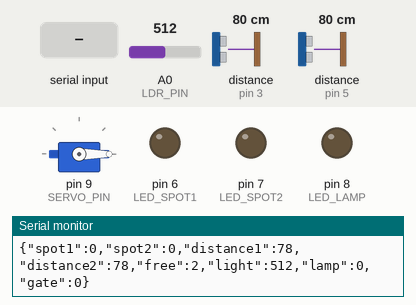
Simulated run of this sketch. Board: Arduino Uno, built with avr-gcc and run on an emulated ATmega328P. On the bench: servo, output pins drawn as LEDs (lit = HIGH), the last lines printed to the serial monitor. Wiring (inferred from the names in the program): 2 × ultrasonic range finder: trigger pin 2, echo pin 3 / trigger pin 4, echo pin 5. The inputs (shaded band) are chosen by the test bench; at power-on: distance to the obstacle (sensors on pin 3, pin 5) 80 cm, A0 (LDR_PIN) = 512. The echo pulse lasts 58.3 µs per cm; pins used as bus, display or sensor lines are not drawn.

Above: at 1.2 s.
1.3 s: "OPEN_GATE" received over Serial
At 2.0 s:
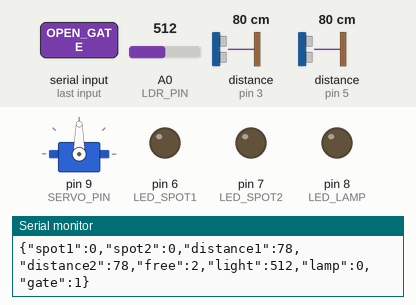
6.9 s: distance to the obstacle (sensor on pin 3) set to 22 cm
9.2 s: distance to the obstacle (sensor on pin 3) set to 18 cm
At 10.3 s:
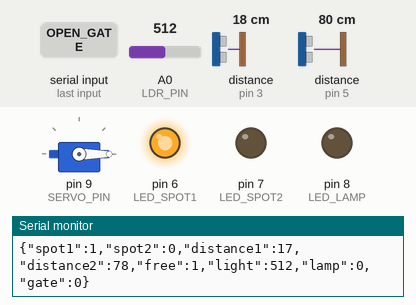
11.5 s: distance to the obstacle (sensor on pin 5) set to 23 cm
13.2 s: distance to the obstacle (sensor on pin 5) set to 18 cm
At 14.4 s:
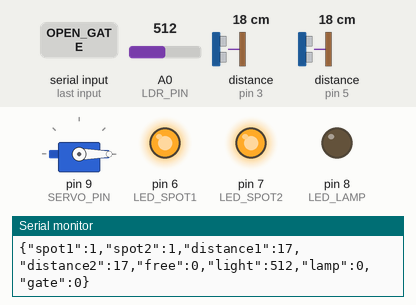
15.5 s: A0 (LDR_PIN) set to 317
17.2 s: A0 (LDR_PIN) set to 282
At 18.7 s:
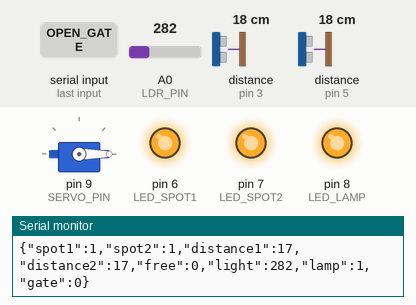
Timing chart, 0 to 20.2 s (numbered marks = the images above; inputs shaded):
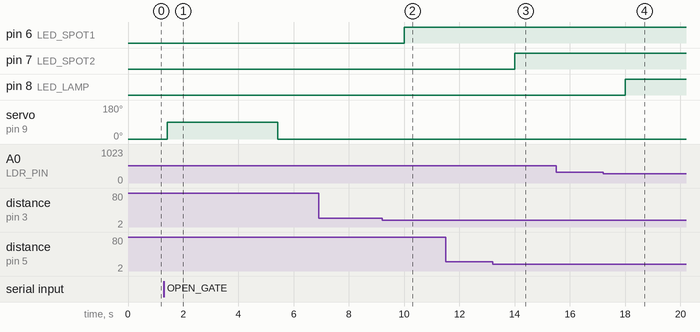

The sketch:

smart_parking_ziv_ben.ino
```cpp
// smart parking system

#include <Servo.h>

#define TRIG1 2
#define ECHO1 3
#define TRIG2 4
#define ECHO2 5
#define LED_SPOT1 6
#define LED_SPOT2 7
#define LED_LAMP 8
#define SERVO_PIN 9
#define LDR_PIN A0

const int OCCUPIED_CM = 20;
const int DARK_LEVEL = 300;
const int TOTAL_SPOTS = 2;

const unsigned long SAMPLE_INTERVAL = 2000;
const unsigned long GATE_OPEN_TIME = 4000;

Servo gate;

long distance1 = 400;
long distance2 = 400;

int spot1 = 0;
int spot2 = 0;
int freeSpots = TOTAL_SPOTS;
int lightValue = 0;
int lampState = 0;

bool gateOpen = false;

unsigned long lastSampleTime = 0;
unsigned long gateOpenedTime = 0;

long readDistance(int trigPin, int echoPin) {
  digitalWrite(trigPin, LOW);
  delayMicroseconds(2);

  digitalWrite(trigPin, HIGH);
  delayMicroseconds(10);
  digitalWrite(trigPin, LOW);

  unsigned long duration = pulseIn(echoPin, HIGH, 30000);

  if (duration == 0) {
    return 400;
  }

  return duration * 0.034 / 2;
}

void sendTelemetry() {
  Serial.print("{\"spot1\":");
  Serial.print(spot1);

  Serial.print(",\"spot2\":");
  Serial.print(spot2);

  Serial.print(",\"distance1\":");
  Serial.print(distance1);

  Serial.print(",\"distance2\":");
  Serial.print(distance2);

  Serial.print(",\"free\":");
  Serial.print(freeSpots);

  Serial.print(",\"light\":");
  Serial.print(lightValue);

  Serial.print(",\"lamp\":");
  Serial.print(lampState);

  Serial.print(",\"gate\":");
  Serial.print(gateOpen ? 1 : 0);

  Serial.println("}");
}

void updateSensors() {
  distance1 = readDistance(TRIG1, ECHO1);
  distance2 = readDistance(TRIG2, ECHO2);

  spot1 = distance1 < OCCUPIED_CM ? 1 : 0;
  spot2 = distance2 < OCCUPIED_CM ? 1 : 0;
  freeSpots = TOTAL_SPOTS - spot1 - spot2;

  digitalWrite(LED_SPOT1, spot1);
  digitalWrite(LED_SPOT2, spot2);

  lightValue = analogRead(LDR_PIN);
  lampState = lightValue < DARK_LEVEL ? 1 : 0;

  digitalWrite(LED_LAMP, lampState);
}

void openGate() {
  if (freeSpots == 0) {
    Serial.println("LOG:GATE_BLOCKED_PARKING_FULL");
    sendTelemetry();
    return;
  }

  gate.write(90);
  gateOpen = true;
  gateOpenedTime = millis();

  Serial.println("LOG:GATE_OPENED");
  sendTelemetry();
}

void closeGate() {
  gate.write(0);
  gateOpen = false;

  Serial.println("LOG:GATE_CLOSED");
  sendTelemetry();
}

void handleSerialCommand() {
  if (Serial.available() == 0) {
    return;
  }

  delay(20);

  String command = Serial.readString();
  command.trim();

  if (command == "OPEN_GATE") {
    openGate();
  }
  else if (command == "CLOSE_GATE") {
    closeGate();
  }
  else if (command.length() > 0) {
    Serial.print("LOG:UNKNOWN_COMMAND:");
    Serial.println(command);
  }
}

void setup() {
  Serial.begin(9600);
  Serial.setTimeout(100);

  pinMode(TRIG1, OUTPUT);
  pinMode(ECHO1, INPUT);
  pinMode(TRIG2, OUTPUT);
  pinMode(ECHO2, INPUT);

  pinMode(LED_SPOT1, OUTPUT);
  pinMode(LED_SPOT2, OUTPUT);
  pinMode(LED_LAMP, OUTPUT);

  gate.attach(SERVO_PIN);
  gate.write(0);

  updateSensors();
  sendTelemetry();
}

void loop() {
  handleSerialCommand();

  if (gateOpen && millis() - gateOpenedTime >= GATE_OPEN_TIME) {
    closeGate();
  }

  if (millis() - lastSampleTime >= SAMPLE_INTERVAL) {
    lastSampleTime = millis();
    updateSensors();
    sendTelemetry();
  }
}
```

Measured:
- the behaviour switches between 21 and 20 cm on distance to the obstacle (sensor on pin 3) (found by bisection; images 1 and 2)
- the behaviour switches between 21 and 20 cm on distance to the obstacle (sensor on pin 5) (found by bisection; images 2 and 3)
- the behaviour switches between 300 and 299 on A0 (LDR_PIN) (found by bisection; images 3 and 4)
- after the input at 1.3 s, servo on pin 9 (SERVO_PIN): 0° → 90° after 0.12 s, → 0° 4.0 s later
- after the input at 9.2 s, pin 6 (LED_SPOT1): LOW → HIGH after 0.81 s
- after the input at 13.2 s, pin 7 (LED_SPOT2): LOW → HIGH after 0.80 s
- after the input at 17.2 s, pin 8 (LED_LAMP): LOW → HIGH after 0.80 s
